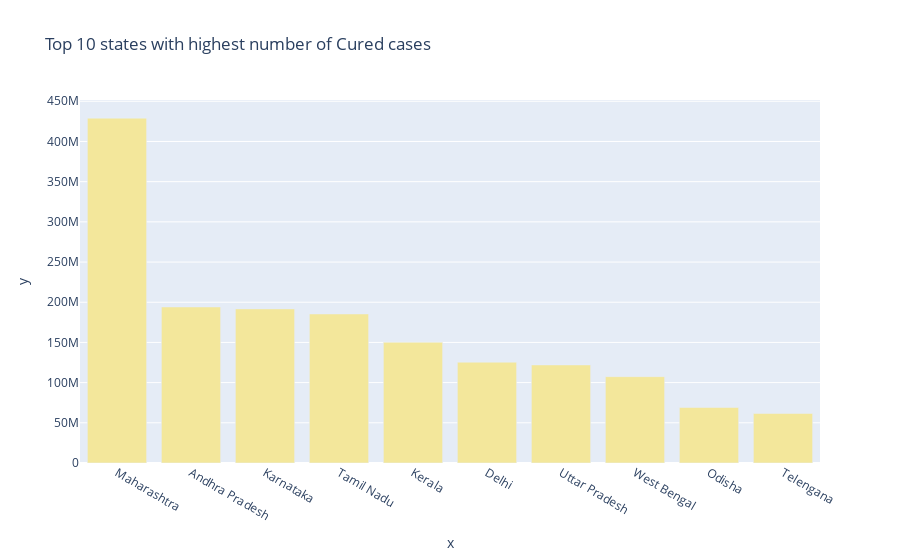

Source (notebook cell):
### Code cell
px.bar(x=state_wise.nlargest(10,"Cured")["State/UnionTerritory"],
       y = state_wise.nlargest(10,"Cured")["Cured"],
       color_discrete_sequence=px.colors.sequential.Sunset,
       title="Top 10 states with highest number of Cured cases")

### Figure 1 — Plotly figure (JSON) as saved in the notebook; plotly's stock layout.template omitted (floating-point values rounded to 4 significant figures)
{"data": [{"alignmentgroup": "True", "hovertemplate": "x=%{x}<br>y=%{y}<extra></extra>", "legendgroup": "", "marker": {"color": "rgb(243, 231, 155)"}, "name": "", "offsetgroup": "", "orientation": "v", "showlegend": false, "textposition": "auto", "type": "bar", "x": ["Maharashtra", "Andhra Pradesh", "Karnataka", "Tamil Nadu", "Kerala", "Delhi", "Uttar Pradesh", "West Bengal", "Odisha", "Telengana"], "xaxis": "x", "y": [429015359, 194086560, 191716714, 185393195, 150149814, 125390973, 121992547, 107415173, 69088320, 61596239], "yaxis": "y"}], "layout": {"barmode": "relative", "legend": {"tracegroupgap": 0}, "title": {"text": "Top 10 states with highest number of Cured cases"}, "xaxis": {"anchor": "y", "domain": [0, 1], "title": {"text": "x"}}, "yaxis": {"anchor": "x", "domain": [0, 1], "title": {"text": "y"}}}}
